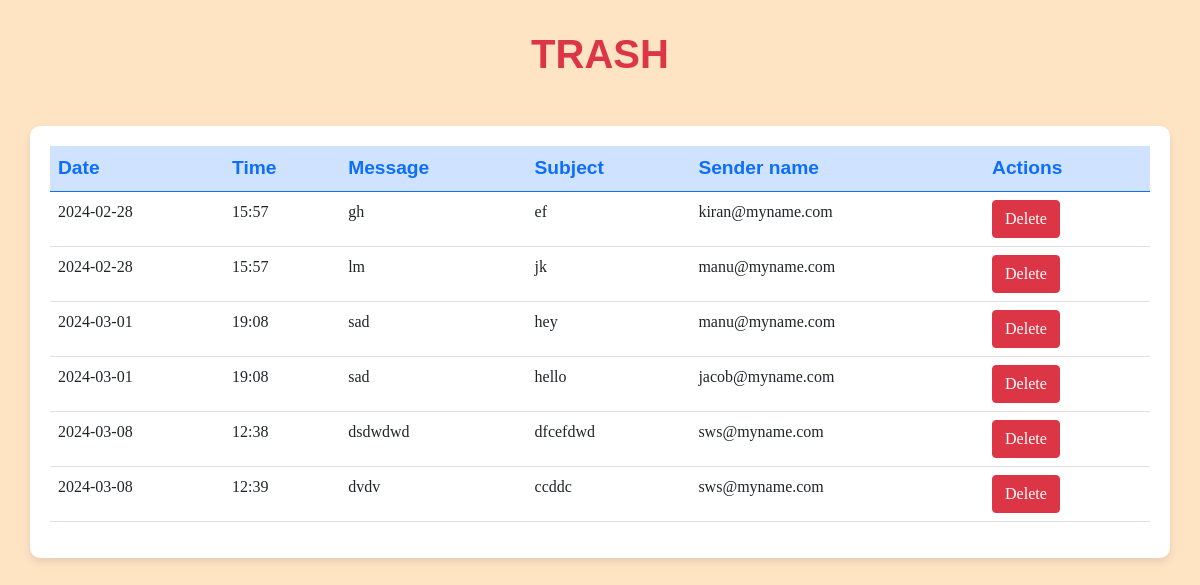
Page /viewtrash/ (signed in) on the committed database.
### user/models.py (models this page shows)
class Trash_tb(models.Model):
    Date = models.TextField(max_length =20)
    Time = models.TextField(max_length = 20)
    Message_id = models.ForeignKey(Message_tb,on_delete = models.CASCADE)
    Reciever_id = models.ForeignKey(Register_tb, related_name="reciever_Id",on_delete = models.CASCADE)

class Message_tb(models.Model):
    Sender_id = models.ForeignKey(Register_tb,related_name = 'sender_id',on_delete=models.CASCADE)
    Subject = models.TextField(max_length = 20)
    Message = models.TextField(max_length = 20)
    Date = models.TextField(max_length =20)
    Time = models.TextField(max_length =20)
    Reciever_id = models.ForeignKey(Register_tb,related_name = 'reciever_id',on_delete=models.CASCADE)
    Status = models.TextField(max_length =20)
    Filterstatus = models.TextField(max_length =20)

class Register_tb(models.Model):
    Name = models.TextField(max_length =20)
    Gender = models.TextField(max_length = 20)
    DOB = models.TextField(max_length = 20)
    Address = models.TextField(max_length =20)
    Country_id = models.ForeignKey(Country_tb,on_delete = models.CASCADE)
    State_id = models.ForeignKey(State_tb,on_delete = models.CASCADE)
    Phone = models.TextField(max_length = 20)
    Security_question = models.TextField(max_length = 20)
    Answer = models.TextField(max_length =20)
    Username = models.TextField(max_length =20)
    Password = models.TextField(max_length =20)

### user/views.py (the view)
# urls.py: path('viewtrash/',userviews.viewtrash,name="viewtrash"),
def viewtrash(request):
    user_id = request.session['userid']
    trash_data = Trash_tb.objects.filter(Reciever_id_id = user_id)
    return render(request,"user/viewtrash.html",{'trash':trash_data})

### templates/user/viewtrash.html (shortened to what this page needs)
<!DOCTYPE html>
<html lang="en">
<head>
    <link rel="stylesheet" href="\static\css\bootstrap.css">
</head>
<body>
    <h1 class="text-center text-danger">TRASH</h1>
    <div class="container mt-5">
        {% if trash %}
        <table class="table table-hover">
            <thead class="table-primary text-primary">
                <tr>
                    <th scope="col">Date</th>
                    <th scope="col">Time</th>
                    <th scope="col">Message</th>
                    <th scope="col">Subject</th>
                    <th scope="col">Sender name</th>
                    <th scope="col">Actions</th>
                </tr>
            </thead>
            <tbody style="font-family: cursive;">
                {% for i in trash %}
                <tr>
                    <td>{{ i.Date }}</td>
                    <td>{{ i.Time }}</td>
                    <td>{{ i.Message_id.Message }}</td>
                    <td>{{ i.Message_id.Subject }}</td>
                    <td>{{ i.Message_id.Sender_id.Username }}</td>
                    <td>
                        <a href="{% url 'delete_trash' i.id %}" class="btn btn-danger">Delete</a>
                    </td>
                </tr>
                {% endfor %}
            </tbody>
        </table>
        {% else %}
        <p class="text-center">Nothing to Display....</p>
        {% endif %}
    </div>
</body>
</html>

### templates/user/viewtrash.html (style rules this page uses)
body { background-color: bisque; }
.container { background-color: white; border-radius: 10px; padding: 20px; box-shadow: 0 4px 8px rgba(0, 0, 0, 0.1); margin-top: 50px; }
h1 { font-family: 'Trebuchet MS', 'Lucida Sans Unicode', 'Lucida Grande', 'Lucida Sans', Arial, sans-serif; font-weight: bolder; color: #dc3545; padding-top: 30px; }
.table-primary { font-family:'Franklin Gothic Medium', 'Arial Narrow', Arial, sans-serif; font-size: larger; }

### rows in the picture
Trash_tb: Date "2024-02-28", Time "15:57", Message_id.Message "gh", Message_id.Subject "ef", Message_id.Sender_id.Username "kiran@myname.com"
Trash_tb: Date "2024-02-28", Time "15:57", Message_id.Message "lm", Message_id.Subject "jk", Message_id.Sender_id.Username "manu@myname.com"
Trash_tb: Date "2024-03-01", Time "19:08", Message_id.Message "sad", Message_id.Subject "hey", Message_id.Sender_id.Username "manu@myname.com"
Trash_tb: Date "2024-03-01", Time "19:08", Message_id.Message "sad", Message_id.Subject "hello", Message_id.Sender_id.Username "jacob@myname.com"
Trash_tb: Date "2024-03-08", Time "12:38", Message_id.Message "dsdwdwd", Message_id.Subject "dfcefdwd", Message_id.Sender_id.Username "sws@myname.com"
Trash_tb: Date "2024-03-08", Time "12:39", Message_id.Message "dvdv", Message_id.Subject "ccddc", Message_id.Sender_id.Username "sws@myname.com"
